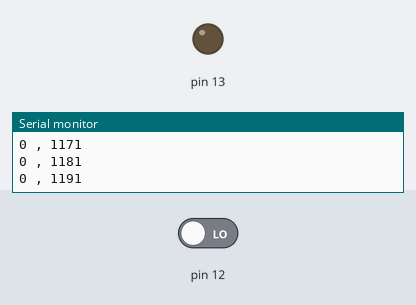
Bench run of a sketch on a simulated Arduino Uno, built with avr-gcc and run on an emulated ATmega328P. On the bench: output pins drawn as LEDs (lit = HIGH), the last lines printed to the serial monitor. The inputs (shaded band) are chosen by the test bench; at power-on: pin 12 LOW.

Above: at 1.2 s.
1.3 s: pin 12 driven HIGH
At 2.3 s:
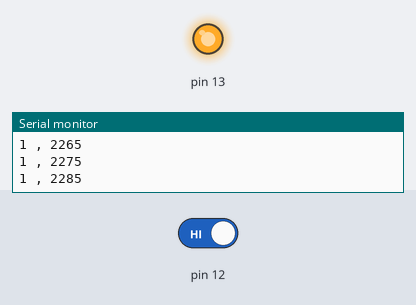
2.8 s: pin 12 driven LOW
At 3.3 s:
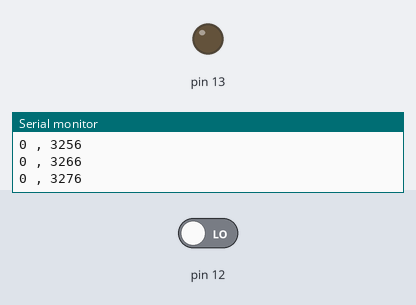
Timing chart, 0 to 5.8 s (numbered marks = the images above; inputs shaded):
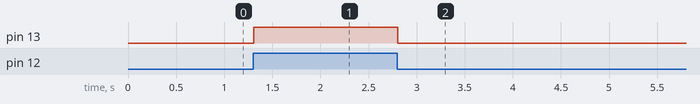

Measured:
- after the input at 1.3 s, pin 13: LOW → HIGH at once
- after the input at 2.8 s, pin 13: HIGH → LOW at once

The sketch:

SIK_Button_Serial.ino
```cpp
//setup runs once on powerup
void setup()
{
 //set pin 13 as output (LED)
 pinMode(13,OUTPUT);
 //set pin 2 as an input (Button)
 pinMode(2,INPUT);
 //Start serial communication at 9600 bits per second
 Serial.begin(9600);
}

//loop repeats over and over
void loop()
{
 //create a boolean variable called buttonState and assign it to the input of pin 9
 boolean buttonState = digitalRead(12);
 //write buttonState to pin 13 to control LED on pin 13
 digitalWrite(13, buttonState);
 //print buttonState and millis to the Serial Monitor
 Serial.print(buttonState);
 Serial.print(" , ");
 //use println to end with a carriage return
 Serial.println(millis());
 //wait 10 ms for debounce
 delay(10);
}
```
